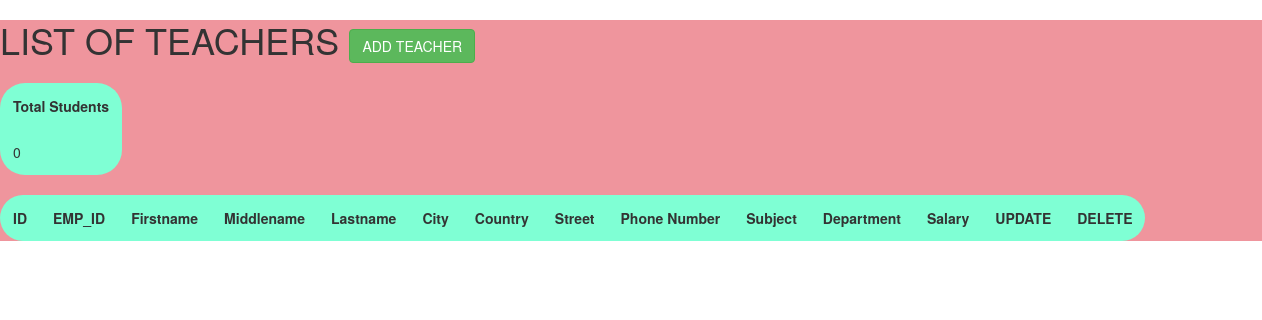
Page /teacherform/getteacherlist/ on the earlier database version.
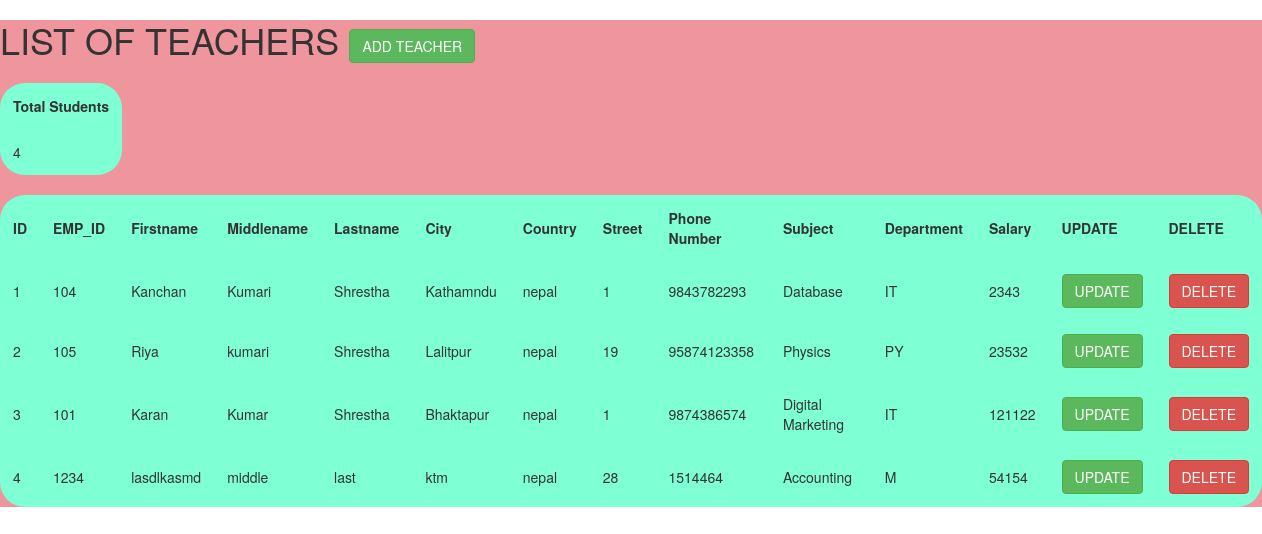
Same page on the later database version.
### teacherform/models.py (models this page shows)
class TeacherForm(models.Model):
    emp_id=models.IntegerField()
    first_name=models.CharField(max_length=255)
    middle_name=models.CharField(max_length=255,null=True,blank=True)
    last_name=models.CharField(max_length=255)
    city=models.CharField(max_length=255)
    country=models.CharField(max_length=255)
    street=models.IntegerField()
    phone_number=models.CharField(max_length=255)
    country_code=models.CharField(max_length=30,null=True,blank=True)
    subject=models.CharField(max_length=255)
    department=models.CharField(max_length=255)
    salary=models.BigIntegerField()

### teacherform/views.py (the view)
# urls.py: path('getteacherlist/',views.teacherlist,name="getteacherlist"),
def teacherlist(request):
   teachers=TeacherForm.objects.all()
   totalnumber=teachers.count()
   teacherlist={
        'list':teachers,
        "total":totalnumber
    }
   return render(request,'teacherform/teacher_list.html',teacherlist)

### teacherform/templates/teacherform/teacher_list.html (shortened to what this page needs)
<!DOCTYPE html>
<html lang="en">
<head>
    <link rel="stylesheet" href="https://maxcdn.bootstrapcdn.com/bootstrap/3.4.1/css/bootstrap.min.css">
</head>
<body>
    <div>
    <h1> LIST OF TEACHERS  <a href="{% url 'add_teacher' %}"><button type="button"  class="btn btn-success">ADD TEACHER</button></a></h1>
    <table>
        <h3>
           <tr>
            <th>Total Students
           </th>
           </tr>
           <tr>
               <td>
                   {{ total }}
               </td>
           </tr>
           </h3>
       </table>
       <br>
    <table>
        <tr>
            <th>ID</th>
            <th>EMP_ID</th>
            <th>Firstname</th>
            <th>Middlename</th>
            <th>Lastname</th>
            <th>City</th>
            <th>Country</th>
            <th>Street</th>
            <th>Phone Number</th>
            <th>Subject</th>
            <th>Department</th>
            <th>Salary</th>
            <th>UPDATE</th>
            <th>DELETE</th>
          </tr>
{% for i in list %}
    <tr>
      <td>{{ forloop.counter }}</td>
      <td>{{i.emp_id}}</td>
      <td>{{i.first_name}}</td>
      <td>{{i.middle_name}}</td>
      <td>{{i.last_name}}</td>
      <td>{{i.city}}</td>
      <td>{{i.country}}</td>
      <td>{{i.street}}</td>
      <td>{{i.phone_number}}</td>
      <td>{{i.subject}}</td>
      <td>{{i.department}}</td>
      <td>{{i.salary}}</td>
      <td> <a href="{% url 'updatet' i.id %}"><button type="button" class="btn btn-success">UPDATE</button></a></td>
      <td> <a href="{% url 'deletet' i.id %}"><button type="button" class="btn btn-danger">DELETE</button><a></td>
    </tr>
{% endfor%}
</table>
</div>
</body>
</html>

Differences in the rows shown:
added TeacherForm: emp_id "104", first_name "Kanchan", middle_name "Kumari", last_name "Shrestha", city "Kathamndu", country "nepal", street "1", phone_number "9843782293", subject "Database", department "IT", salary "2343"
added TeacherForm: emp_id "105", first_name "Riya", middle_name "kumari", last_name "Shrestha", city "Lalitpur", country "nepal", street "19", phone_number "95874123358", subject "Physics", department "PY", salary "23532"
added TeacherForm: emp_id "101", first_name "Karan", middle_name "Kumar", last_name "Shrestha", city "Bhaktapur", country "nepal", street "1", phone_number "9874386574", subject "Digital Marketing", department "IT", salary "121122"
added TeacherForm: emp_id "1234", first_name "lasdlkasmd", middle_name "middle", last_name "last", city "ktm", country "nepal", street "28", phone_number "1514464", subject "Accounting", department "M", salary "54154"
Other differences:
{{ total }}: "0" → "4"
